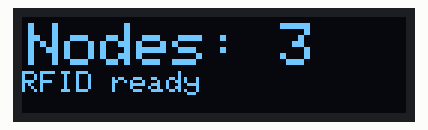
The sketch below on a simulated ESP32. Shown: 128×32 one-colour display. WiFi joins after 1.5 s; servers stay silent unless stated; what the sketch prints to the serial monitor is not drawn.

Above: at 2.1 s.

The sketch:

basic-master.ino
```cpp
/******************************
 * Master Node – Mesh Connection Display
 *
 * This sketch connects to WiFi with a static IP,
 * starts a TCP server on port 5000, and then every 5 seconds
 * attempts to connect to peer nodes. It displays the total number
 * of nodes (master + peers that respond) on an OLED.
 *
 * OLED Wiring (I²C 4-pin):
 *   VCC -> 3.3V (or 5V if supported)
 *   GND -> GND
 *   SDA -> GPIO21
 *   SCL -> GPIO22
 ******************************/

#include <WiFi.h>
#include <WiFiClient.h>
#include <WiFiServer.h>
#include <Wire.h>
#include <Adafruit_GFX.h>
#include <Adafruit_SSD1306.h>

//-------------------------
// OLED Setup (I²C on GPIO21/22)
//-------------------------
#define SCREEN_WIDTH 128
#define SCREEN_HEIGHT 32
#define OLED_RESET    -1
Adafruit_SSD1306 display(SCREEN_WIDTH, SCREEN_HEIGHT, &Wire, OLED_RESET);

//-------------------------
// WiFi & Network Settings
//-------------------------
const char* ssid = "emeraldcity";
const char* password = "spacemonkeys";

// Master static IP
IPAddress local_IP(192,168,1,100);
IPAddress gateway(192,168,1,1);
IPAddress subnet(255,255,255,0);

//-------------------------
// Peer Node Settings
//-------------------------
// Define an array of peer node IP addresses
IPAddress peers[] = {
  IPAddress(192,168,1,101),
  IPAddress(192,168,1,102)
};
const int numPeers = sizeof(peers) / sizeof(peers[0]);

WiFiServer server(5000);

//-------------------------
// Timing Variables
//-------------------------
unsigned long lastDisplayUpdate = 0;
const unsigned long updateInterval = 5000;  // update every 5 seconds

//-------------------------
// Check connectivity to peer nodes
//-------------------------
int checkConnectedPeers() {
  int count = 0;
  WiFiClient client;
  for (int i = 0; i < numPeers; i++) {
    if (client.connect(peers[i], 5000)) {  // try connecting on port 5000
      count++;
      client.stop();
      delay(20);  // brief pause between connections
    }
  }
  return count;
}

//-------------------------
// Update the OLED display
//-------------------------
void updateDisplay() {
  int peerCount = checkConnectedPeers();
  int totalNodes = 1 + peerCount;  // count self as 1
  display.clearDisplay();
  display.setTextSize(2);
  display.setTextColor(SSD1306_WHITE);
  display.setCursor(2, 2);
  display.print("Nodes: ");
  display.println(totalNodes);
  display.setTextSize(1);
  display.println("RFID ready");
  display.display();
}

//-------------------------
// Setup
//-------------------------
void setup() {
  Serial.begin(115200);
  delay(100);

  // Initialize I²C for OLED on GPIO21 (SDA) and GPIO22 (SCL)
  Wire.begin(21, 22);
  if (!display.begin(SSD1306_SWITCHCAPVCC, 0x3C)) {
    Serial.println("OLED initialization failed");
    while (true);
  }
  display.clearDisplay();
  display.display();

  // Configure WiFi with static IP and connect
  WiFi.config(local_IP, gateway, subnet);
  WiFi.begin(ssid, password);
  Serial.print("Connecting to WiFi");
  while (WiFi.status() != WL_CONNECTED) {
    delay(500);
    Serial.print(".");
  }
  Serial.println();
  Serial.print("Connected. IP: ");
  Serial.println(WiFi.localIP().toString());

  // Start TCP server
  server.begin();
  Serial.println("TCP server started on port 5000");

  // Initial display update
  updateDisplay();
  lastDisplayUpdate = millis();
}

//-------------------------
// Main Loop
//-------------------------
void loop() {
  unsigned long now = millis();

  // Update OLED display every updateInterval milliseconds
  if (now - lastDisplayUpdate >= updateInterval) {
    updateDisplay();
    lastDisplayUpdate = now;
  }

  // Accept incoming TCP connections and ignore data (for mesh communication)
  WiFiClient client = server.available();
  if (client) {
    client.readStringUntil('\n');  // read and ignore
    client.stop();
  }

  delay(10);
}
```
